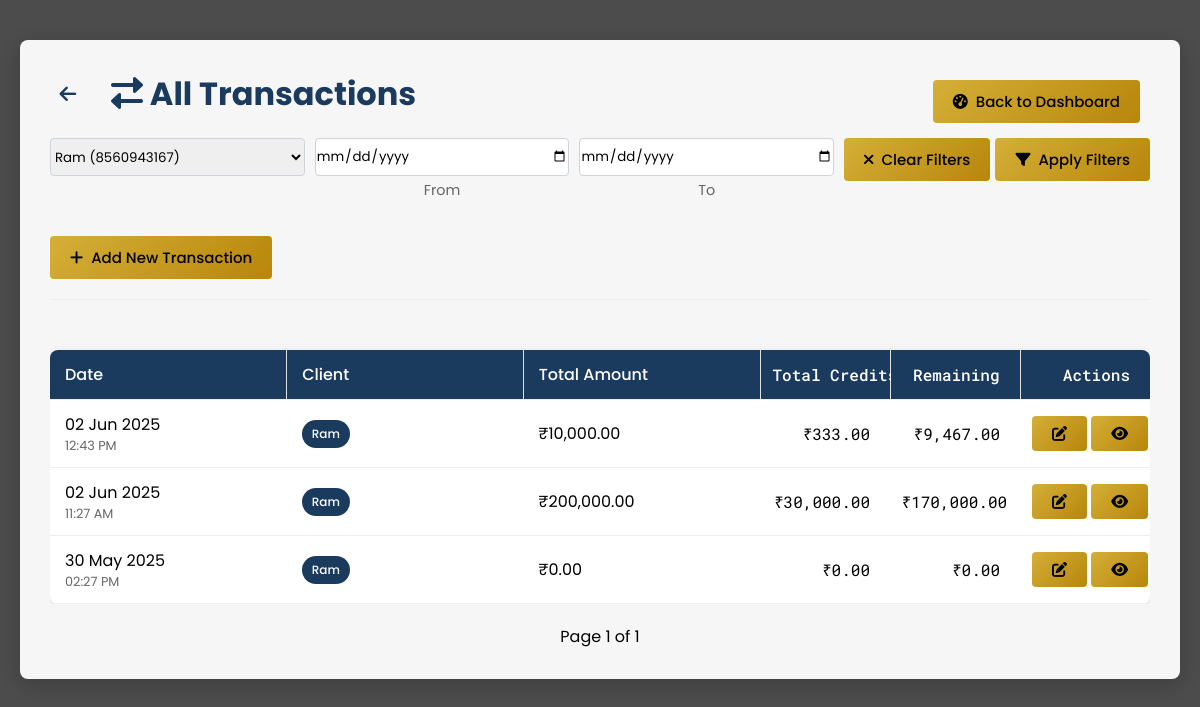
The app's page /transactions?client_id=30 (signed in) with its own data.
### models.py (models this page shows, shortened)
class Transaction(db.Model):
    __tablename__ = 'transactions'
    id = db.Column(db.Integer, primary_key=True)
    date = db.Column(db.DateTime, nullable=False, default=datetime.utcnow)
    name = db.Column(db.String(200), nullable=False)
    description = db.Column(db.Text, nullable=True)
    total_amount = db.Column(db.Integer, default=0)  # Storing in paise (1/100 of a rupee)
    token_amount = db.Column(db.Integer, default=0)  # Storing in paise (1/100 of a rupee)
    debit_amount = db.Column(db.Integer, default=0)  # Storing in paise (1/100 of a rupee)
    credit_amount = db.Column(db.Integer, default=0)  # Storing in paise (1/100 of a rupee)
    remaining_balance = db.Column(db.Integer, default=0)  # Storing in paise (1/100 of a rupee)
    client_id = db.Column(db.Integer, db.ForeignKey('clients.id'), nullable=True)
    created_at = db.Column(db.DateTime, default=datetime.utcnow)
    updated_at = db.Column(db.DateTime, default=datetime.utcnow, onupdate=datetime.utcnow)
    working_stages = db.relationship('WorkingStage', backref='transaction', cascade='all, delete-orphan', lazy=True)
    client = db.relationship('Client', backref='transactions')

class Client(db.Model):
    __tablename__ = 'clients'
    id = db.Column(db.Integer, primary_key=True)
    client_id = db.Column(db.String(20), unique=True, nullable=False, index=True)
    name = db.Column(db.String(100), nullable=False)
    _client_type = db.Column('client_type', db.Enum('Individual', 'Corporate', name='client_type'), nullable=False, default='Individual')
    @property
    def client_type(self):
        return self._client_type
    @client_type.setter
    def client_type(self, value):
        if value:
            value = value.strip().title()
            if value not in ['Individual', 'Corporate']:
                value = 'Individual'  # Default to Individual if invalid
        self._client_type = value
    email = db.Column(db.String(120), unique=True, nullable=True)
    phone = db.Column(db.String(20), nullable=True)
    address = db.Column(db.Text, nullable=True)
    city = db.Column(db.String(50), nullable=True)
    state = db.Column(db.String(50), nullable=True)
    country = db.Column(db.String(50), nullable=True, default='India')
    postal_code = db.Column(db.String(20), nullable=True)
    _status = db.Column('status', db.Enum('Active', 'Pending', 'Inactive', name='client_status'), default='Active')
    @property
    def status(self):
        return self._status
    @status.setter
    def status(self, value):
        if value:
            value = value.strip().title()
            if value not in ['Active', 'Pending', 'Inactive']:
                value = 'Active'  # Default to Active if invalid
        self._status = value
    balance = db.Column(db.Integer, default=0)  # Storing in paise (1/100 of a rupee)
    notes = db.Column(db.Text, nullable=True)
    created_at = db.Column(db.DateTime, default=datetime.utcnow)
    updated_at = db.Column(db.DateTime, default=datetime.utcnow, onupdate=datetime.utcnow)

### app.py (the view)
@app.route('/transactions')
@login_required
def transactions():
    from datetime import datetime, timedelta, timezone
    import pytz
    client_id = request.args.get('client_id', type=int)
    start_date_str = request.args.get('start_date')
    end_date_str = request.args.get('end_date')
    page = request.args.get('page', 1, type=int)
    per_page = 10
    query = db.session.query(Transaction)
    if client_id:
        query = query.filter(Transaction.client_id == client_id)
    try:
        if start_date_str:
            start_date = datetime.strptime(start_date_str, '%Y-%m-%d').date()
            query = query.filter(Transaction.date >= start_date)
        if end_date_str:
            end_date = datetime.strptime(end_date_str, '%Y-%m-%d').date() + timedelta(days=1)
            query = query.filter(Transaction.date < end_date)
    except ValueError as e:
        print(f"Error parsing dates: {e}")
    total_transactions = query.count()
    transactions_pagination = query.order_by(Transaction.date.desc(), Transaction.id.desc()).paginate(page=page, per_page=per_page, error_out=False)
    all_transactions_query = query.order_by(Transaction.client_id, Transaction.date.asc(), Transaction.id.asc())
    all_transactions = all_transactions_query.all()
    client_balances = {}
    transaction_balances = {}
    for transaction in all_transactions:
        client_id = transaction.client_id
        if client_id not in client_balances:
            client_balances[client_id] = 0
        client_balances[client_id] += (transaction.credit_amount - transaction.debit_amount)
        transaction_balances[transaction.id] = client_balances[client_id]
    paginated_transactions = query.order_by(Transaction.date.desc(), Transaction.id.desc())\
                                .paginate(page=page, per_page=per_page, error_out=False)
    transactions = []
    for transaction in paginated_transactions.items:
        transaction.balance = transaction_balances.get(transaction.id, 0)
        total_credits = transaction.token_amount
        working_stages = WorkingStage.query.filter_by(transaction_id=transaction.id).all()
        for stage in working_stages:
            total_credits += stage.amount
        transaction.total_credits = total_credits
        transaction.working_stages = working_stages
        transactions.append(transaction)
    clients = Client.query.order_by(Client.name).all()
    print(f"SQL Query: {query.statement}")
    print(f"Found {len(transactions)} transactions")
    return render_template('transactions.html',
                         transactions=transactions,
                         transactions_pagination=transactions_pagination,
                         clients=clients,
                         selected_client_id=str(client_id) if client_id else None,
                         start_date=start_date_str if start_date_str else '',
                         end_date=end_date_str if end_date_str else '',
                         pytz=pytz)

### templates/transactions.html (shortened to what this page needs)
<!DOCTYPE html>
<html lang="en">
<head>
    <link rel="stylesheet" href="https://cdnjs.cloudflare.com/ajax/libs/font-awesome/6.0.0-beta3/css/all.min.css">
</head>
<body>
    <div class="container">
        <div class="header" style="position: relative;">
            <div class="header-title">
                <a href="#" class="back-link" title="Go back" onclick="window.history.back(); return false;">
                    <i class="fas fa-arrow-left"></i>
                </a>
                <h1 style="display: inline-block; margin-left: 10px;"><i class="fas fa-exchange-alt"></i>
                    {% if selected_client_id %}
                        {% set client = clients|selectattr('id', 'equalto', selected_client_id)|list %}
                        {{ client[0].name if client else 'All' }} Transactions
                    {% else %}
                        All Transactions
                    {% endif %}
                </h1>
            </div>
            <a href="{{ url_for('home') }}" class="btn" style="position: absolute; top: 0; right: 0; margin: 10px;">
                <i class="fas fa-tachometer-alt"></i> Back to Dashboard
            </a>
            <div class="header-actions">
                <form method="get" action="{{ url_for('transactions') }}" class="filter-form" id="filterForm">
                    <div class="filter-row">
                        <div class="input-group">
                            <select name="client_id" id="clientFilter" class="form-select" onchange="this.form.submit()">
                                {% for client in clients %}
                                    <option value="{{ client.id }}" {% if request.args.get('client_id')|string == client.id|string %}selected{% endif %}>
                                        {{ client.name }} ({{ client.phone or 'No Phone' }})
                                    </option>
                                {% endfor %}
                            </select>
                        </div>
                        <div class="input-group" style="display: flex; flex-direction: column;">
                            <input type="date" name="start_date" class="form-control" value="{{ request.args.get('start_date', '') }}" placeholder="From date">
                            <div style="text-align: center; margin-top: 4px; font-size: 0.9em; color: #666;">From</div>
                        </div>
                        <div class="input-group" style="display: flex; flex-direction: column;">
                            <input type="date" name="end_date" class="form-control" value="{{ request.args.get('end_date', '') }}" placeholder="To date">
                            <div style="text-align: center; margin-top: 4px; font-size: 0.9em; color: #666;">To</div>
                        </div>
                        <div class="filter-buttons">
                            {% if request.args.get('client_id') or request.args.get('start_date') or request.args.get('end_date') %}
                            <a href="{{ url_for('transactions') }}" class="btn btn-outline-secondary" type="button">
                                <i class="fas fa-times"></i> Clear Filters
                            </a>
                            {% endif %}
                            <button type="submit" class="btn">
                                <i class="fas fa-filter"></i> Apply Filters
                            </button>
                        </div>
                    </div>
                </form>
                <a href="{{ url_for('new_transaction') }}" class="btn" style="background: linear-gradient(135deg, var(--secondary-color), var(--accent-color)); color: #000;">
                    <i class="fas fa-plus"></i> Add New Transaction
                </a>
            </div>
        </div>
        {% if transactions %}
            <div style="overflow-x: auto;">
                <table class="transactions-table">
                    <thead>
                        <tr>
                            <th>Date</th>
                            <th>Client</th>
                            <th>Total Amount</th>
                            <th>Total Credits</th>
                            <th>Remaining</th>
                            <th>Actions</th>
                        </tr>
                    </thead>
                    <tbody>
                        {% for transaction in transactions %}
                            <tr>
                                <td>
                                    {% if transaction.date %}
                                        <div>{{ transaction.date.strftime('%d %b %Y') }}</div>
                                        <div style="font-size: 0.8em; color: #666;">{{ transaction.date.strftime('%I:%M %p') }}</div>
                                    {% else %}
                                        -
                                    {% endif %}
                                </td>
                                <td>
                                    {% if transaction.client %}
                                        <span class="badge" style="background-color: #1a3a5e; color: white;">
                                            {{ transaction.client.name }}
                                        </span>
                                    {% else %}
                                        <span style="color: #6c757d;">-</span>
                                    {% endif %}
                                </td>
                                <td>₹{{ "{0:,.2f}".format(transaction.total_amount / 100) if transaction.total_amount else '0.00' }}</td>
                                <td>₹{{ "{0:,.2f}".format(transaction.total_credits / 100) if transaction.total_credits else '0.00' }}</td>
                                <td class="{% if transaction.remaining_balance < 0 %}text-danger{% endif %}">
                                    ₹{{ "{0:,.2f}".format(transaction.remaining_balance / 100) if transaction.remaining_balance is not none else '0.00' }}
                                </td>
                                <td>
                                    <div class="btn-group" role="group" aria-label="Transaction actions">
                                        <a href="{{ url_for('edit_transaction', transaction_id=transaction.id) }}" class="btn btn-sm btn-outline-primary" title="Edit">
                                            <i class="fas fa-edit"></i>
                                        </a>
                                        <button class="btn btn-sm btn-outline-secondary show-more-btn" data-transaction-id="{{ transaction.id }}" title="View Details">
                                            <i class="fas fa-eye"></i>
                                        </button>
                                    </div>
                                </td>
                            </tr>
                        {% endfor %}
                    </tbody>
                </table>
            </div>
            <div class="pagination" style="margin-top: 20px; display: flex; justify-content: center; gap: 10px; align-items: center;">
                <div class="pagination-info" style="display: flex; align-items: center; gap: 10px;">
                    <span>Page {{ transactions_pagination.page }} of {{ transactions_pagination.pages if transactions_pagination.pages > 0 else 1 }}</span>
                </div>
            </div>
        {% endif %}
    </div>
</body>
</html>

### records on screen
Transaction: total_amount "10,000.00", total_credits "333.00", remaining_balance "9,467.00"
Transaction: total_amount "200,000.00", total_credits "30,000.00", remaining_balance "170,000.00"
Transaction: total_amount "0.00", total_credits "0.00", remaining_balance "0.00"

### other values on screen
{{ client[0].name if client else 'All' }} "All"
{{ transactions_pagination.page }} "1"
form field client_id "Ram (8560943167)"
